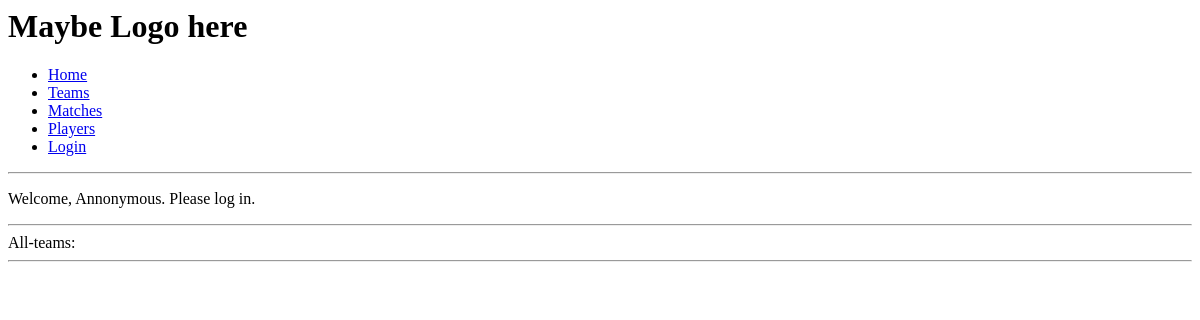
Before: /teams with the older database file.
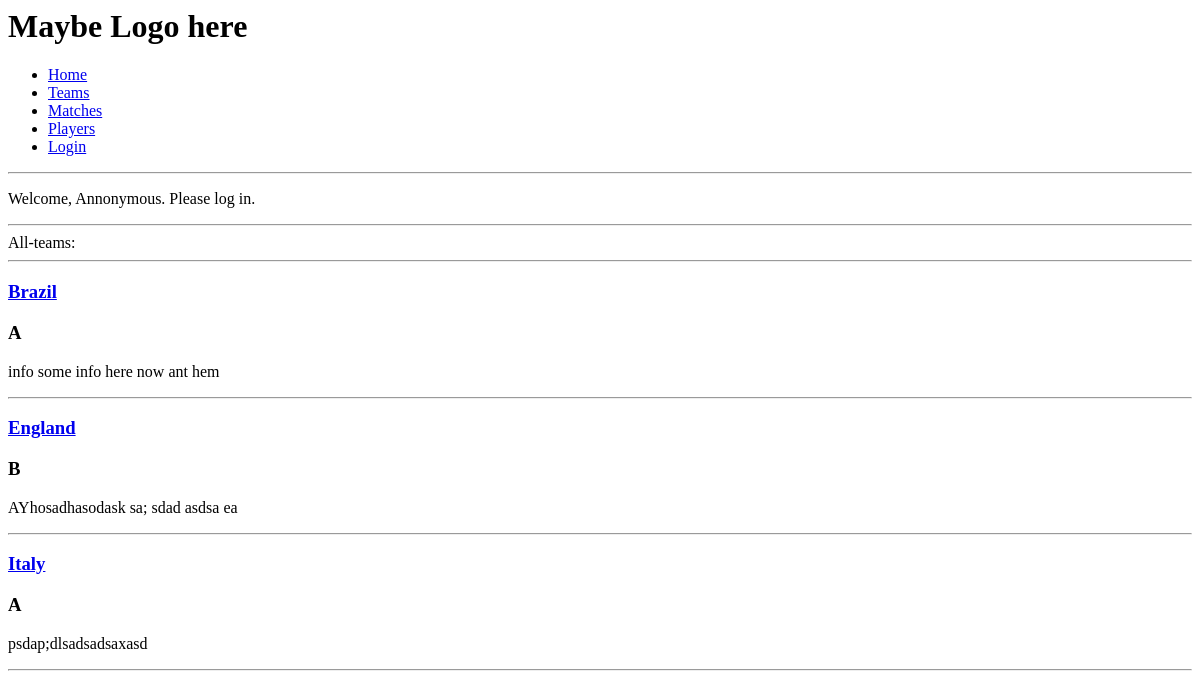
After: the same page with the newer database file.
### website/models.py (models this page shows, shortened)
class Team(models.Model):
    name = models.CharField(max_length=50)
    group = models.CharField(max_length=2)
    info = models.TextField()

### website/views.py (the view)
# urls.py: url(r'^teams$', 'teams', name="teams"),
def teams(request):
    teams = Team.objects.all()
    return render(request, "teams.html", locals())

### website/templates/teams.html
{% extends 'base.html' %}
{% block content %}
All-teams:
    <hr>
    {% for team in teams %}
    <article>
        <h3><a href="{% url 'show-team' team.id %}">{{ team.name }}</a></h3>
    <h3>{{ team.group }}</h3>
    <p>{{ team.info }}</p>
        <hr>
    </article>
    {% endfor %}
{% endblock %}

### website/templates/base.html (shortened to what this page needs)
<html>
    <head>
    </head>
    <body>
        <h1>Maybe Logo here</h1>
        <nav>
            <ul>
                <li><a href="/">Home</a></li>
                <li><a href="{% url 'teams' %}">Teams</a></li>
                <li><a href="{% url 'matches' %}">Matches</a></li>
                <li><a href="{% url 'players' %}">Players</a></li>
             {% if user.is_authenticated %}
             <li><a href="{% url 'logout' %}">Logout</a></li>
             {% else %}
                 <li><a href="{% url 'login' %}">Login</a></li>
             {% endif %}
            </ul>
        </nav>
        <hr>
{% if user.is_authenticated %}
    <p>Welcome, {{ user.username }}. Thanks for logging in.</p>
{% else %}
    <p>Welcome, Annonymous. Please log in.</p>
{% endif %}
<hr>
        {% block content %}
        {% endblock %}
    </body>
</html>

Changed rows visible on the page:
added Team: name "Brazil", group "A", info "info some info here now ant hem"
added Team: name "England", group "B", info "AYhosadhasodask sa; sdad asdsa ea"
added Team: name "Italy", group "A", info "psdap;dlsadsadsaxasd"
